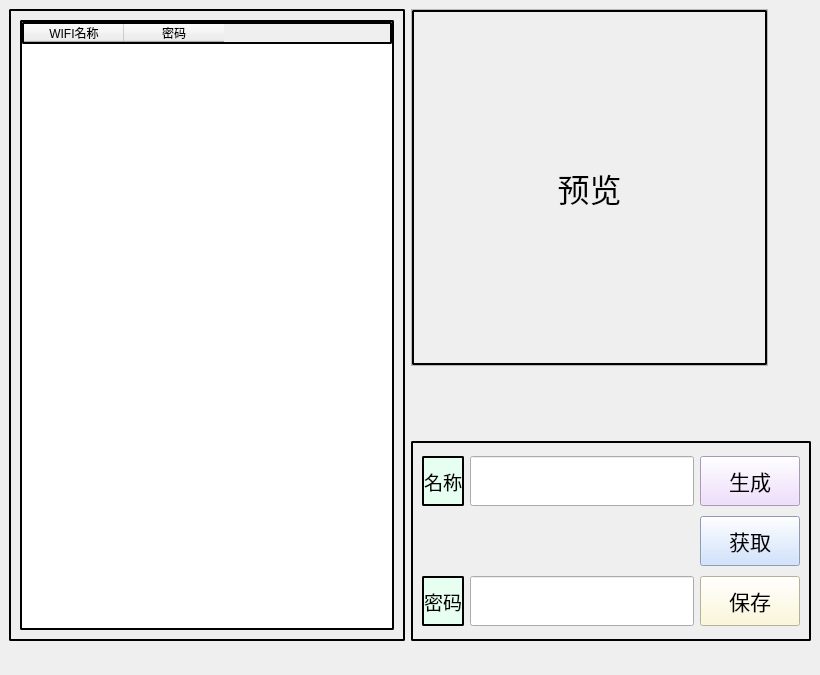
<?xml version="1.0" encoding="UTF-8"?>
<ui version="4.0">
 <class>WIFI</class>
 <widget class="QMainWindow" name="WIFI">
  <property name="geometry">
   <rect>
    <x>0</x>
    <y>0</y>
    <width>820</width>
    <height>675</height>
   </rect>
  </property>
  <property name="windowTitle">
   <string>WIFI码</string>
  </property>
  <property name="windowIcon">
   <iconset resource="UI.qrc">
    <normaloff>:/wifi.ico</normaloff>:/wifi.ico</iconset>
  </property>
  <widget class="QWidget" name="centralwidget">
   <property name="minimumSize">
    <size>
     <width>820</width>
     <height>650</height>
    </size>
   </property>
   <property name="maximumSize">
    <size>
     <width>810</width>
     <height>600</height>
    </size>
   </property>
   <layout class="QGridLayout" name="gridLayout">
    <item row="0" column="1">
     <widget class="QFrame" name="frame_3">
      <property name="minimumSize">
       <size>
        <width>400</width>
        <height>350</height>
       </size>
      </property>
      <property name="frameShape">
       <enum>QFrame::StyledPanel</enum>
      </property>
      <property name="frameShadow">
       <enum>QFrame::Raised</enum>
      </property>
      <layout class="QGridLayout" name="gridLayout_3">
       <property name="sizeConstraint">
        <enum>QLayout::SetFixedSize</enum>
       </property>
       <property name="leftMargin">
        <number>0</number>
       </property>
       <property name="topMargin">
        <number>0</number>
       </property>
       <property name="rightMargin">
        <number>0</number>
       </property>
       <property name="bottomMargin">
        <number>0</number>
       </property>
       <property name="spacing">
        <number>0</number>
       </property>
       <item row="0" column="0">
        <widget class="QLabel" name="privew">
         <property name="minimumSize">
          <size>
           <width>355</width>
           <height>355</height>
          </size>
         </property>
         <property name="maximumSize">
          <size>
           <width>355</width>
           <height>355</height>
          </size>
         </property>
         <property name="font">
          <font>
           <family>Adobe 黑体 Std R</family>
           <pointsize>24</pointsize>
          </font>
         </property>
         <property name="styleSheet">
          <string notr="true">QFrame{
border: 2px solid black;
border-radius: 2px
}</string>
         </property>
         <property name="text">
          <string>预览</string>
         </property>
         <property name="alignment">
          <set>Qt::AlignCenter</set>
         </property>
        </widget>
       </item>
      </layout>
     </widget>
    </item>
    <item row="0" column="0" rowspan="3">
     <widget class="QFrame" name="frame">
      <property name="minimumSize">
       <size>
        <width>390</width>
        <height>600</height>
       </size>
      </property>
      <property name="styleSheet">
       <string notr="true">QFrame{
border: 2px solid black;
border-radius: 2px
}</string>
      </property>
      <property name="frameShape">
       <enum>QFrame::StyledPanel</enum>
      </property>
      <property name="frameShadow">
       <enum>QFrame::Raised</enum>
      </property>
      <layout class="QGridLayout" name="gridLayout_4">
       <item row="1" column="0">
        <widget class="QTableWidget" name="form">
         <property name="font">
          <font>
           <family>Times New Roman</family>
           <pointsize>12</pointsize>
           <weight>75</weight>
           <bold>true</bold>
          </font>
         </property>
         <column>
          <property name="text">
           <string>WIFI名称</string>
          </property>
         </column>
         <column>
          <property name="text">
           <string>密码</string>
          </property>
         </column>
        </widget>
       </item>
      </layout>
     </widget>
    </item>
    <item row="2" column="1">
     <widget class="QFrame" name="frame_2">
      <property name="minimumSize">
       <size>
        <width>400</width>
        <height>200</height>
       </size>
      </property>
      <property name="styleSheet">
       <string notr="true">QFrame{
border: 2px solid black;
border-radius: 2px
}</string>
      </property>
      <property name="frameShape">
       <enum>QFrame::StyledPanel</enum>
      </property>
      <property name="frameShadow">
       <enum>QFrame::Raised</enum>
      </property>
      <layout class="QGridLayout" name="gridLayout_2">
       <item row="2" column="0">
        <widget class="QLabel" name="tip2">
         <property name="font">
          <font>
           <family>Adobe 黑体 Std R</family>
           <pointsize>14</pointsize>
          </font>
         </property>
         <property name="styleSheet">
          <string notr="true">background-color: rgb(231, 255, 240);</string>
         </property>
         <property name="text">
          <string>密码</string>
         </property>
         <property name="alignment">
          <set>Qt::AlignCenter</set>
         </property>
        </widget>
       </item>
       <item row="0" column="0">
        <widget class="QLabel" name="tip1">
         <property name="font">
          <font>
           <family>Adobe 黑体 Std R</family>
           <pointsize>14</pointsize>
          </font>
         </property>
         <property name="styleSheet">
          <string notr="true">background-color: rgb(231, 255, 240);</string>
         </property>
         <property name="text">
          <string>名称</string>
         </property>
         <property name="alignment">
          <set>Qt::AlignCenter</set>
         </property>
        </widget>
       </item>
       <item row="2" column="2">
        <widget class="QPushButton" name="bt2">
         <property name="minimumSize">
          <size>
           <width>100</width>
           <height>50</height>
          </size>
         </property>
         <property name="maximumSize">
          <size>
           <width>100</width>
           <height>50</height>
          </size>
         </property>
         <property name="font">
          <font>
           <family>喻兵行楷</family>
           <pointsize>16</pointsize>
          </font>
         </property>
         <property name="styleSheet">
          <string notr="true">background-color: rgb(255, 248, 208);</string>
         </property>
         <property name="text">
          <string>保存</string>
         </property>
        </widget>
       </item>
       <item row="0" column="2">
        <widget class="QPushButton" name="bt1">
         <property name="minimumSize">
          <size>
           <width>100</width>
           <height>50</height>
          </size>
         </property>
         <property name="maximumSize">
          <size>
           <width>100</width>
           <height>16777215</height>
          </size>
         </property>
         <property name="font">
          <font>
           <family>喻兵行楷</family>
           <pointsize>16</pointsize>
          </font>
         </property>
         <property name="styleSheet">
          <string notr="true">background-color: rgb(236, 212, 255);</string>
         </property>
         <property name="text">
          <string>生成</string>
         </property>
        </widget>
       </item>
       <item row="1" column="2">
        <widget class="QPushButton" name="bt3">
         <property name="minimumSize">
          <size>
           <width>100</width>
           <height>50</height>
          </size>
         </property>
         <property name="maximumSize">
          <size>
           <width>100</width>
           <height>16777215</height>
          </size>
         </property>
         <property name="font">
          <font>
           <family>喻兵行楷</family>
           <pointsize>16</pointsize>
          </font>
         </property>
         <property name="styleSheet">
          <string notr="true">background-color: rgb(196, 219, 255);</string>
         </property>
         <property name="text">
          <string>获取</string>
         </property>
        </widget>
       </item>
       <item row="0" column="1">
        <widget class="QLineEdit" name="lineEdit">
         <property name="minimumSize">
          <size>
           <width>0</width>
           <height>50</height>
          </size>
         </property>
         <property name="maximumSize">
          <size>
           <width>16777215</width>
           <height>50</height>
          </size>
         </property>
        </widget>
       </item>
       <item row="2" column="1">
        <widget class="QLineEdit" name="lineEdit_2">
         <property name="minimumSize">
          <size>
           <width>0</width>
           <height>50</height>
          </size>
         </property>
         <property name="maximumSize">
          <size>
           <width>16777215</width>
           <height>50</height>
          </size>
         </property>
        </widget>
       </item>
      </layout>
     </widget>
    </item>
   </layout>
  </widget>
 </widget>
 <resources>
  <include location="UI.qrc"/>
 </resources>
 <connections/>
</ui>
